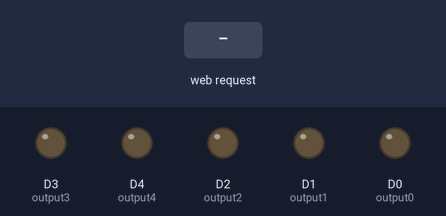
A sketch run on a simulated ESP8266 (NodeMCU). Shown: output pins drawn as LEDs (lit = HIGH). Inputs (shaded band) come from the test bench. WiFi joins after 1.5 s; servers stay silent unless stated; what the sketch prints to the serial monitor is not drawn.

Above: at 2.7 s.
2.8 s: HTTP request GET /D0/ON received
At 4.0 s:
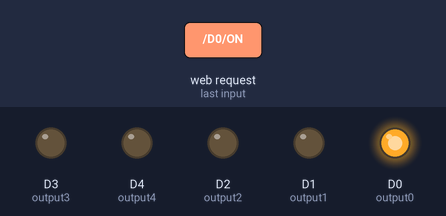
4.3 s: HTTP request GET /D1/ON received
At 5.1 s:
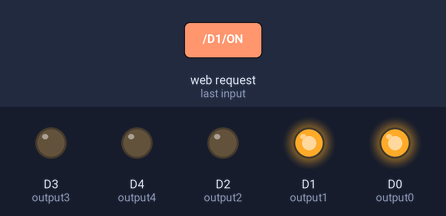
5.8 s: HTTP request GET /D0/OFF received
At 6.3 s:
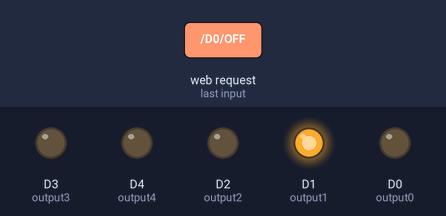
7.3 s: HTTP request GET /D2/ON received
At 8.5 s:
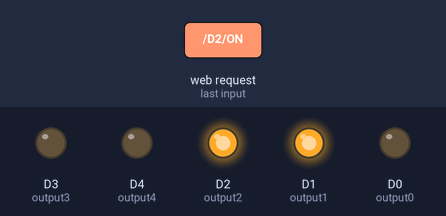
8.8 s: HTTP request GET /D1/OFF received
At 9.8 s:
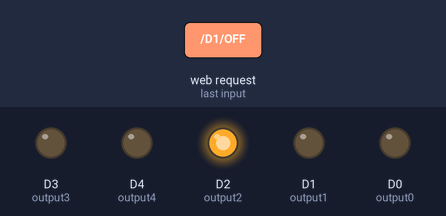
10.3 s: HTTP request GET /D3/ON received
At 10.9 s:
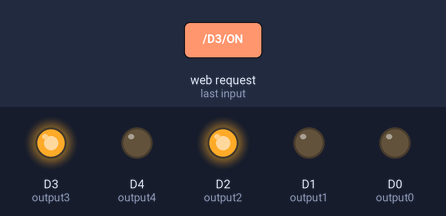
Timing chart, 0 to 12.8 s (numbered marks = the images above; inputs shaded):
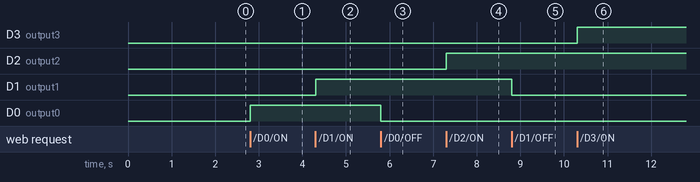

The sketch:

ESP_WEB_SERVER_OK.ino
```cpp
#include <ESP8266WiFi.h>

//masukan ssid dan password WIFI kita
const char* ssid     = "Teras Karya";
const char* password = "anaknegeri";

// Set server pada port 80
WiFiServer server(80);

// Variable to store the HTTP request
String header;

// Auxiliar variables to store the current output state
String output0State = "OFF";
String output1State = "OFF";
String output2State = "OFF";
String output3State = "OFF";
String output4State = "OFF";

// Assign output variables to GPIO pins
const int output0 = D0;
const int output1 = D1;
const int output2 = D2;
const int output3 = D3;
const int output4 = D4;


void setup() {
  Serial.begin(115200);

  // Atur Pin D0-D4 sebagai output
  pinMode(output0, OUTPUT);
  pinMode(output1, OUTPUT);
  pinMode(output2, OUTPUT);
  pinMode(output3, OUTPUT);
  pinMode(output4, OUTPUT);

  digitalWrite(output0, LOW);
  digitalWrite(output1, LOW);
  digitalWrite(output2, LOW);
  digitalWrite(output3, LOW);
  digitalWrite(output4, LOW);


  // Connect to Wi-Fi network with SSID and password
  Serial.print("Connecting to ");
  Serial.println(ssid);
  WiFi.begin(ssid, password);
  while (WiFi.status() != WL_CONNECTED) {
    delay(500);
    Serial.print(".");
  }
  // Print local IP address and start web server
  Serial.println("");
  Serial.println("WiFi connected.");
  Serial.println("IP address: ");
  Serial.println(WiFi.localIP());
  server.begin();
}

void clientApp (){

    WiFiClient client = server.available();   // Listen for incoming clients

  if (client) {                             // If a new client connects,
//    Serial.println("New Client.");          // print a message out in the serial port
    String currentLine = "";                // make a String to hold incoming data from the client
    while (client.connected()) {            // loop while the client's connected
      if (client.available()) {             // if there's bytes to read from the client,
        char c = client.read();             // read a byte, then
//        Serial.write(c);                    // print it out the serial monitor
        header += c;
        if (c == '\n') {                    // if the byte is a newline character
          // if the current line is blank, you got two newline characters in a row.
          // that's the end of the client HTTP request, so send a response:
          if (currentLine.length() == 0) {
            // HTTP headers always start with a response code (e.g. HTTP/1.1 200 OK)
            // and a content-type so the client knows what's coming, then a blank line:
            client.println("HTTP/1.1 200 OK");
            client.println("Content-type:text/html");
            client.println("Connection: close");
            client.println();

            // turns the PIN on and off
            if (header.indexOf("GET /D0/ON") >= 0) {
              //Serial.println("PIN D0 ON");
              output0State = "ON";
              digitalWrite(output0, HIGH);
            } else if (header.indexOf("GET /D0/OFF") >= 0) {
              //Serial.println("PIN D0 off");
              output0State = "OFF";
              digitalWrite(output0, LOW);
            } else if (header.indexOf("GET /D1/ON") >= 0) {
              //Serial.println("PIN D1 ON");
              output1State = "ON";
              digitalWrite(output1, HIGH);
            } else if (header.indexOf("GET /D1/OFF") >= 0) {
              //Serial.println("PIN D1 OFF");
              output1State = "OFF";
              digitalWrite(output1, LOW);
            }else if (header.indexOf("GET /D2/ON") >= 0) {
              //Serial.println("PIN D2 ON");
              output2State = "ON";
              digitalWrite(output2, HIGH);
            } else if (header.indexOf("GET /D2/OFF") >= 0) {
              //Serial.println("PIN D2 OFF");
              output2State = "OFF";
              digitalWrite(output2, LOW);
            }else if (header.indexOf("GET /D3/ON") >= 0) {
              //Serial.println("PIN D3 ON");
              output3State = "ON";
              digitalWrite(output3, HIGH);
            } else if (header.indexOf("GET /D3/OFF") >= 0) {
              //Serial.println("PIN D3 OFF");
              output3State = "OFF";
              digitalWrite(output3, LOW);
            }else if (header.indexOf("GET /D4/ON") >= 0) {
              //Serial.println("PIN D4 ON");
              output4State = "ON";
              digitalWrite(output4, HIGH);
            } else if (header.indexOf("GET /D4/OFF") >= 0) {
              //Serial.println("PIN D4 OFF");
              output4State = "OFF";
              digitalWrite(output4, LOW);
            }

//            // Display the HTML web page
//            client.println("<!DOCTYPE html><html>");
//            client.println("<head><meta name=\"viewport\" content=\"width=device-width, initial-scale=1\">");
//            client.println("<link rel=\"icon\" href=\"data:,\">");
//
//            // CSS to style the on/off buttons
//            // Feel free to change the background-color and font-size attributes to fit your preferences
//            client.println("<style>html { font-family: Helvetica; display: inline-block; margin: 0px auto; text-align: center;}");
//            client.println(".button { background-color: #195B6A; border: none; color: white; padding: 16px 40px;");
//            client.println("text-decoration: none; font-size: 30px; margin: 2px; cursor: pointer;}");
//            client.println(".button2 {background-color: #77878A;}</style></head>");
//
//            // Web Page Heading
//            client.println("<body><h1>PROJECT SAMPLE WEB SERVER NODEMCU</h1>");
//
//            // Display current state, and ON/OFF buttons for PIN D0
//            client.println("<p>PIN D0 - State " + output0State + "</p>");
//            // If the output5State is off, it displays the ON button
//            if (output0State=="OFF") {
//              client.println("<p><a href=\"/D0/ON\"><button class=\"button\">ON</button></a></p>");
//            } else {
//              client.println("<p><a href=\"/D0/OFF\"><button class=\"button button2\">OFF</button></a></p>");
//            }
//
//            // Display current state, and ON/OFF buttons for PIN D1
//            client.println("<p>PIN D1 - State " + output1State + "</p>");
//            // If the output4State is off, it displays the ON button
//            if (output1State=="OFF") {
//              client.println("<p><a href=\"/D1/ON\"><button class=\"button\">ON</button></a></p>");
//            } else {
//              client.println("<p><a href=\"/D1/OFF\"><button class=\"button button2\">OFF</button></a></p>");
//            }

//            // Display current state, and ON/OFF buttons for PIN D2
//            client.println("<p>PIN D2 - State " + output2State + "</p>");
//            // If the output4State is off, it displays the ON button
//            if (output2State=="OFF") {
//              client.println("<p><a href=\"/D2/ON\"><button class=\"button\">ON</button></a></p>");
//            } else {
//              client.println("<p><a href=\"/D2/OFF\"><button class=\"button button2\">OFF</button></a></p>");
//            }
//
//            // Display current state, and ON/OFF buttons for PIN D3
//            client.println("<p>PIN D3 - State " + output3State + "</p>");
//            // If the output4State is off, it displays the ON button
//            if (output3State=="OFF") {
//              client.println("<p><a href=\"/D3/ON\"><button class=\"button\">ON</button></a></p>");
//            } else {
//              client.println("<p><a href=\"/D3/OFF\"><button class=\"button button2\">OFF</button></a></p>");
//            }
//
//            // Display current state, and ON/OFF buttons for PIN D4
//            client.println("<p>PIN D4 - State " + output4State + "</p>");
//            // If the output4State is off, it displays the ON button
//            if (output4State=="OFF") {
//              client.println("<p><a href=\"/D4/ON\"><button class=\"button\">ON</button></a></p>");
//            } else {
//              client.println("<p><a href=\"/D4/OFF\"><button class=\"button button2\">OFF</button></a></p>");
//            }
//            client.println("</body></html>");

            // The HTTP response ends with another blank line
            client.println();
            // Break out of the while loop
            break;
          } else { // if you got a newline, then clear currentLine
            currentLine = "";
          }
        } else if (c != '\r') {  // if you got anything else but a carriage return character,
          currentLine += c;      // add it to the end of the currentLine
        }
      }
    }
    // Clear the header variable
    header = "";
    // Close the connection
    client.stop();
//    Serial.println("Client disconnected.");
//    Serial.println("");
  }
}
void loop(){
 clientApp();
}
```

Measured:
- after the input at 2.8 s, D0 (output0): LOW → HIGH at once
- after the input at 4.3 s, D1 (output1): LOW → HIGH at once
- after the input at 5.8 s, D0 (output0): HIGH → LOW at once
- after the input at 7.3 s, D2 (output2): LOW → HIGH at once
- after the input at 8.8 s, D1 (output1): HIGH → LOW at once
- after the input at 10.3 s, D3 (output3): LOW → HIGH at once
